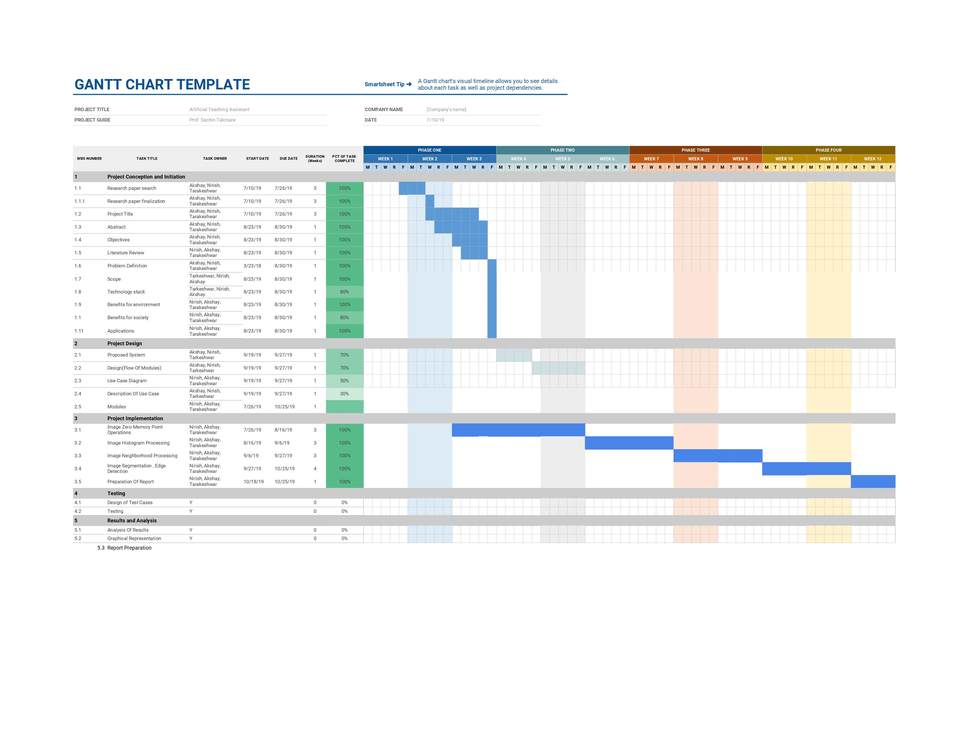
#> input picture Files/Gantt Chart.png, 956 x 738 px, shrunk from 3300 x 2550 before the run
$ python Bit_Plane_Slicing.py   (Python 2 division)
#> lines starting #> are read from the running program, lines starting #| are printed output that depends on the picture; after the words box and inside, x2 and y2 are one past the last pixel; in counts of white or black regions, pixels touching at a corner belong together
import cv2
import numpy as np
import Tkinter
import tkFileDialog

#Take image path through Tkinter

Tkinter.Tk().withdraw()
in_path = tkFileDialog.askopenfilename()
#> the answer given: ../Files/Gantt Chart.png

#RGB Image

img = cv2.imread(in_path)
#> img is the input picture: shape (738, 956, 3); mean B, G, R 242.6, 243.2, 241.4

print "RGB Image Shape is :",img.shape
#| RGB Image Shape is : (738, 956, 3)

while(1):

		cv2.imshow('RGB Image',img)

		c = cv2.waitKey(1)
#> (key Esc is pressed here)

		if c == 27:
			cv2.destroyAllWindows()
			break

#Converting RGB Image to Gray Scale Image

gray = cv2.cvtColor(img,cv2.COLOR_BGR2GRAY)

print "Gray Scale Image Shape is :",gray.shape
#| Gray Scale Image Shape is : (738, 956)

while(1):

		cv2.imshow('Gray Scale Image',gray)

		c = cv2.waitKey(1)
#> (key Esc is pressed here)

		if c == 27:
			cv2.destroyAllWindows()
			break

#Getting the shape of the image

shape_tuple=gray.shape
#> shape_tuple = (738, 956)
rows=shape_tuple[0]
#> rows = 738
columns=shape_tuple[1]
#> columns = 956

output=[[[0 for i in range(0,8)] for j in range(0,columns)] for k in range(0,rows)]

#Convert grayscale value into binary
for i in range(0,rows):

	for j in range(0,columns):

		number=gray[i,j]

		for k in range(0,8):

			quotient=number/2

			output[i][j][k]=number-2*quotient

			number=quotient
#> after the loop, output = 738 items


#LSB : Bit Plane 0
bit_plane_0 = np.zeros((rows,columns),np.uint8)

for i in range(0,rows):

	for j in range(0,columns):

		value=output[i][j][0]

		if(value==1):

			bit_plane_0[i][j]=255

		else:

			bit_plane_0[i][j]=0
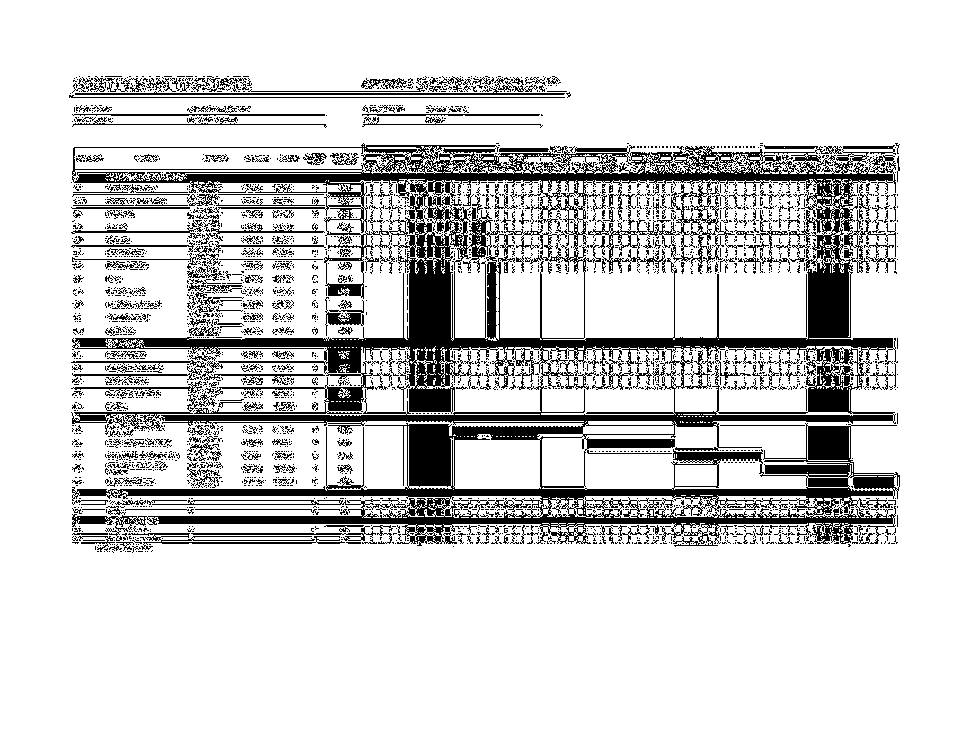
#> bit_plane_0: shape (738, 956); 82.6% white; 3142 black regions (2816 under 20 px), largest, box (x1, y1, x2, y2) and area: (71, 143, 900, 547) 89379, (75, 77, 565, 95) 1228, (128, 533, 345, 550) 920

while(1):

		cv2.imshow('LSB : Bit Plane 0',bit_plane_0)

		c = cv2.waitKey(1)
#> (key Esc is pressed here)

		if c == 27:
			cv2.destroyAllWindows()
			break


#Bit Plane 1
bit_plane_1 = np.zeros((rows,columns),np.uint8)

for i in range(0,rows):

	for j in range(0,columns):

		value=output[i][j][1]

		if(value==1):

			bit_plane_1[i][j]=255

		else:

			bit_plane_1[i][j]=0
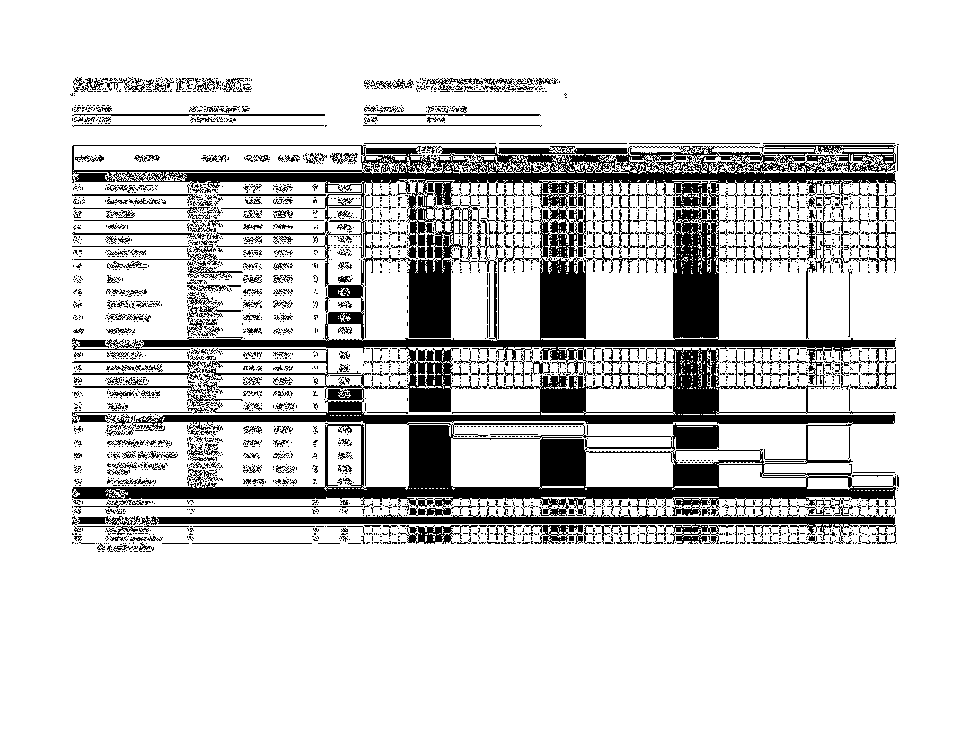
#> bit_plane_1: shape (738, 956); 83.1% white; 2765 black regions (2446 under 20 px), largest, box (x1, y1, x2, y2) and area: (72, 145, 896, 544) 89541, (398, 525, 478, 544) 660, (799, 220, 831, 339) 570

while(1):

		cv2.imshow('Bit Plane 1',bit_plane_1)

		c = cv2.waitKey(1)
#> (key Esc is pressed here)

		if c == 27:
			cv2.destroyAllWindows()
			break


#Bit Plane 2
bit_plane_2 = np.zeros((rows,columns),np.uint8)

for i in range(0,rows):

	for j in range(0,columns):

		value=output[i][j][2]

		if(value==1):

			bit_plane_2[i][j]=255

		else:

			bit_plane_2[i][j]=0
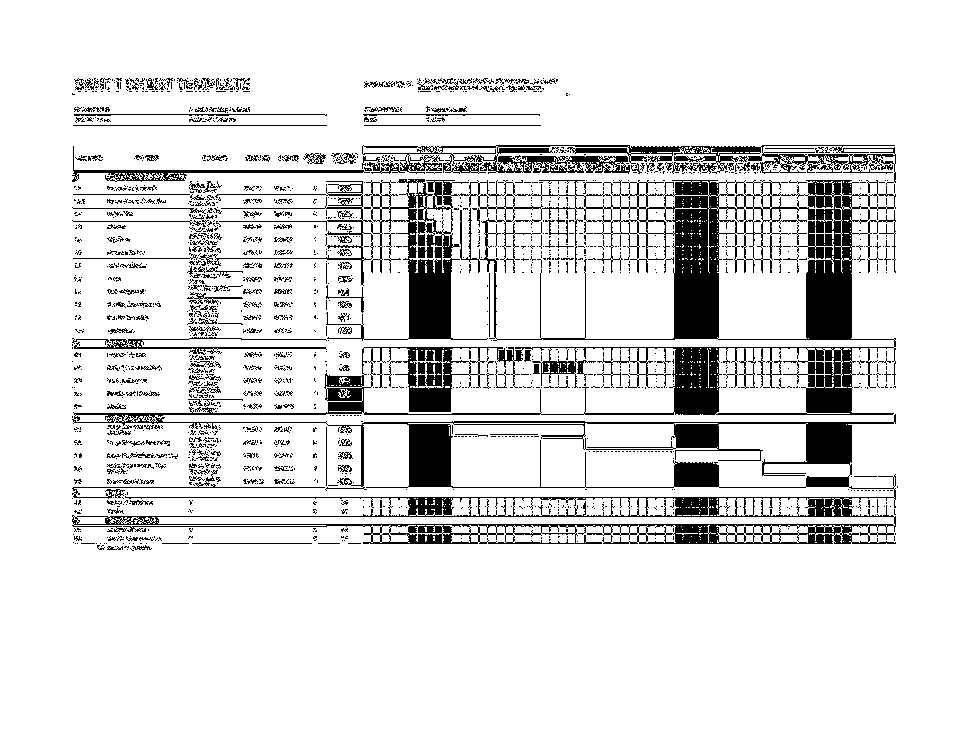
#> bit_plane_2: shape (738, 956); 87.6% white; 1839 black regions (1595 under 20 px), largest, box (x1, y1, x2, y2) and area: (72, 179, 896, 544) 60742, (362, 145, 896, 185) 7113, (72, 146, 370, 182) 1310

while(1):

		cv2.imshow('Bit Plane 2',bit_plane_2)

		c = cv2.waitKey(1)
#> (key Esc is pressed here)

		if c == 27:
			cv2.destroyAllWindows()
			break


#Bit Plane 3
bit_plane_3 = np.zeros((rows,columns),np.uint8)

for i in range(0,rows):

	for j in range(0,columns):

		value=output[i][j][3]

		if(value==1):

			bit_plane_3[i][j]=255

		else:

			bit_plane_3[i][j]=0
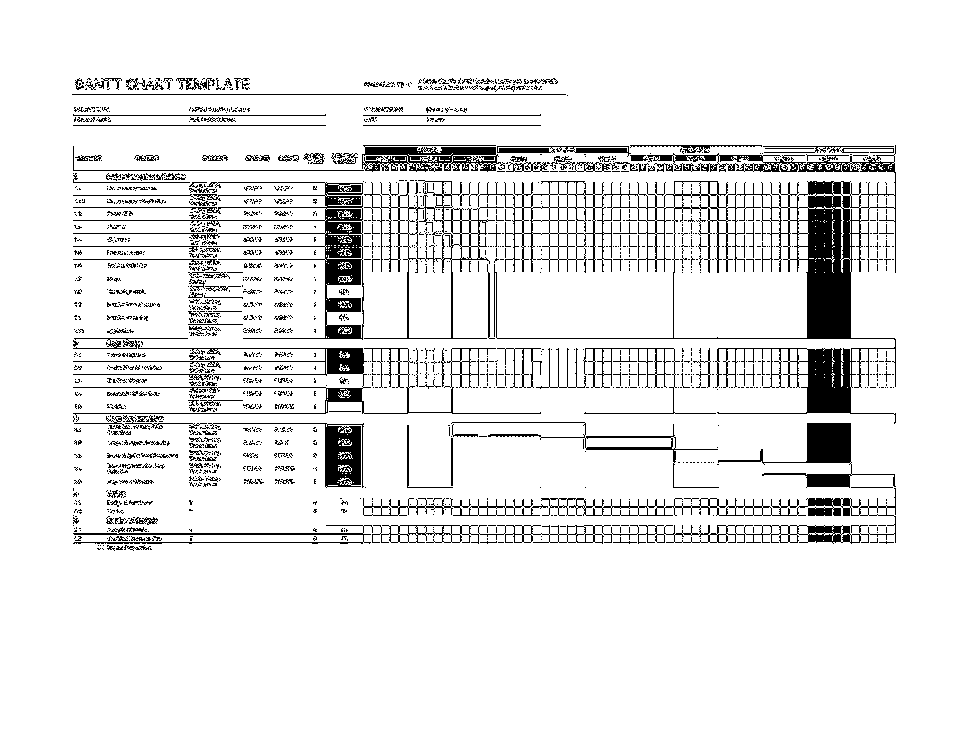
#> bit_plane_3: shape (738, 956); 90.8% white; 1623 black regions (1381 under 20 px), largest, box (x1, y1, x2, y2) and area: (478, 145, 896, 424) 17821, (73, 182, 364, 340) 5765, (372, 488, 896, 544) 4697

while(1):

		cv2.imshow('Bit Plane 3',bit_plane_3)

		c = cv2.waitKey(1)
#> (key Esc is pressed here)

		if c == 27:
			cv2.destroyAllWindows()
			break


#Bit Plane 4
bit_plane_4 = np.zeros((rows,columns),np.uint8)

for i in range(0,rows):

	for j in range(0,columns):

		value=output[i][j][4]

		if(value==1):

			bit_plane_4[i][j]=255

		else:

			bit_plane_4[i][j]=0
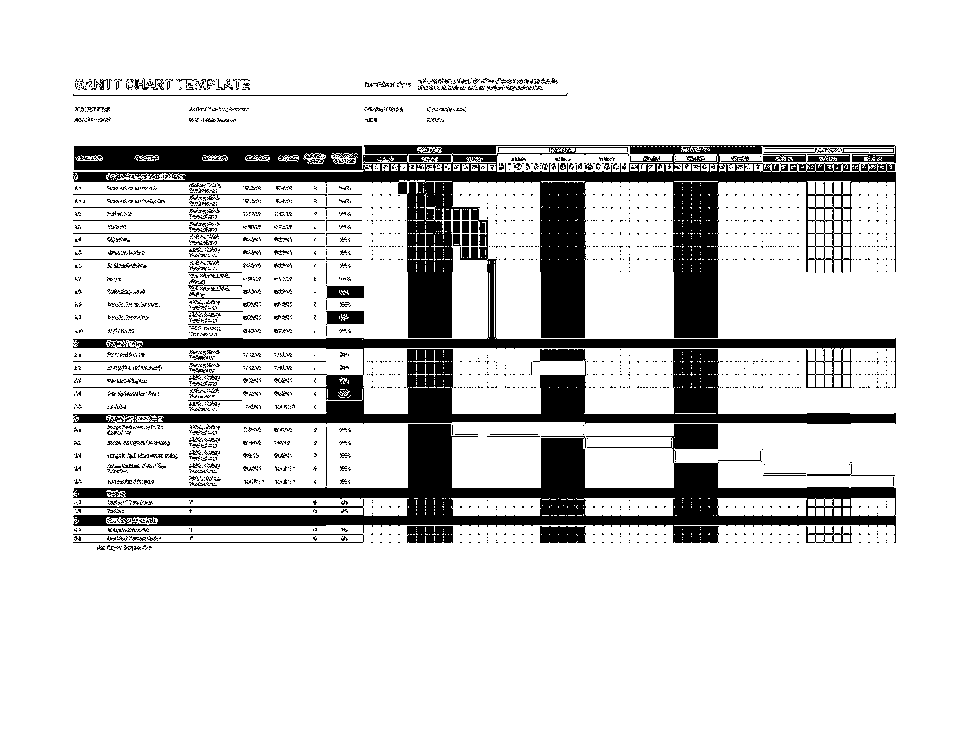
#> bit_plane_4: shape (738, 956); 83.9% white; 1966 black regions (1801 under 20 px), largest, box (x1, y1, x2, y2) and area: (73, 145, 896, 424) 67284, (73, 424, 896, 543) 27387, (540, 526, 586, 543) 723

while(1):

		cv2.imshow('Bit Plane 4',bit_plane_4)

		c = cv2.waitKey(1)
#> (key Esc is pressed here)

		if c == 27:
			cv2.destroyAllWindows()
			break


#Bit Plane 5
bit_plane_5 = np.zeros((rows,columns),np.uint8)

for i in range(0,rows):

	for j in range(0,columns):

		value=output[i][j][5]

		if(value==1):

			bit_plane_5[i][j]=255

		else:

			bit_plane_5[i][j]=0
#> bit_plane_5: shape (738, 956); 89.5% white; 1749 black regions (1661 under 20 px), largest, box (x1, y1, x2, y2) and area: (73, 146, 896, 388) 33004, (73, 389, 895, 499) 20264, (73, 512, 896, 532) 8944

while(1):

		cv2.imshow('Bit Plane 5',bit_plane_5)

		c = cv2.waitKey(1)
#> (key Esc is pressed here)

		if c == 27:
			cv2.destroyAllWindows()
			break


#Bit Plane 6
bit_plane_6 = np.zeros((rows,columns),np.uint8)

for i in range(0,rows):

	for j in range(0,columns):

		value=output[i][j][6]

		if(value==1):

			bit_plane_6[i][j]=255

		else:

			bit_plane_6[i][j]=0
#> bit_plane_6: shape (738, 956); 96.5% white; 1109 black regions (986 under 20 px), largest, box (x1, y1, x2, y2) and area: (326, 182, 364, 338) 5651, (399, 181, 497, 339) 3449, (326, 423, 364, 488) 2357

while(1):

		cv2.imshow('Bit Plane 6',bit_plane_6)

		c = cv2.waitKey(1)
#> (key Esc is pressed here)

		if c == 27:
			cv2.destroyAllWindows()
			break


#MSB : Bit Plane 7
bit_plane_7 = np.zeros((rows,columns),np.uint8)

for i in range(0,rows):

	for j in range(0,columns):

		value=output[i][j][7]

		if(value==1):

			bit_plane_7[i][j]=255

		else:

			bit_plane_7[i][j]=0
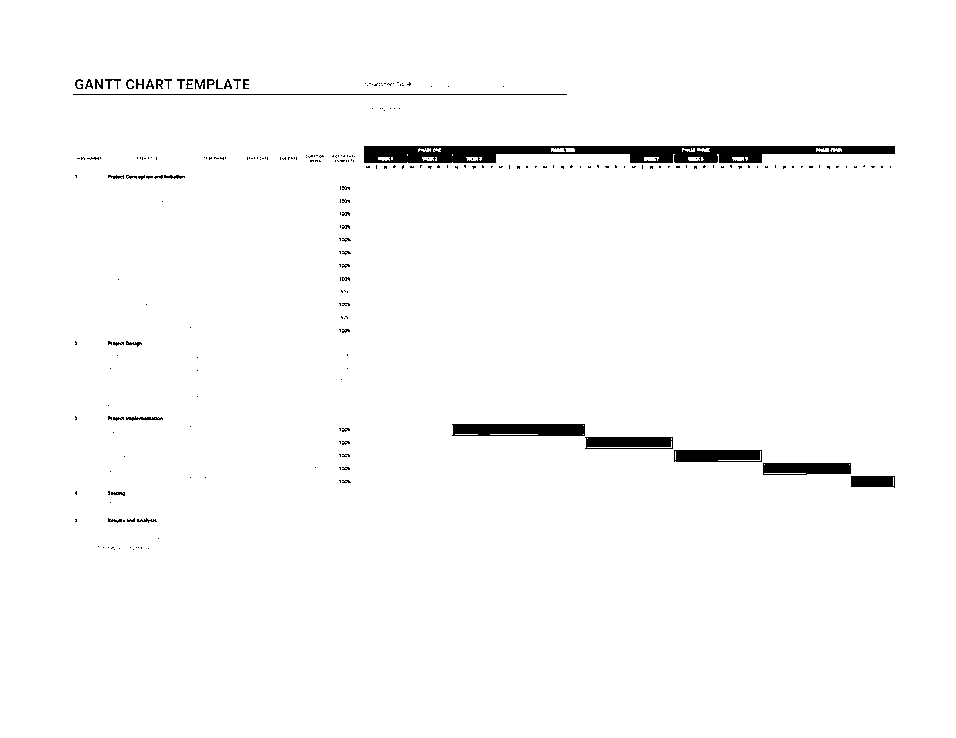
#> bit_plane_7: shape (738, 956); 98.1% white; 265 black regions (223 under 20 px), largest, box (x1, y1, x2, y2) and area: (364, 146, 895, 163) 5994, (452, 424, 585, 436) 1513, (674, 450, 762, 462) 994

while(1):

		cv2.imshow('MSB : Bit Plane 7',bit_plane_7)

		c = cv2.waitKey(1)
#> (key Esc is pressed here)

		if c == 27:
			cv2.destroyAllWindows()
			break
